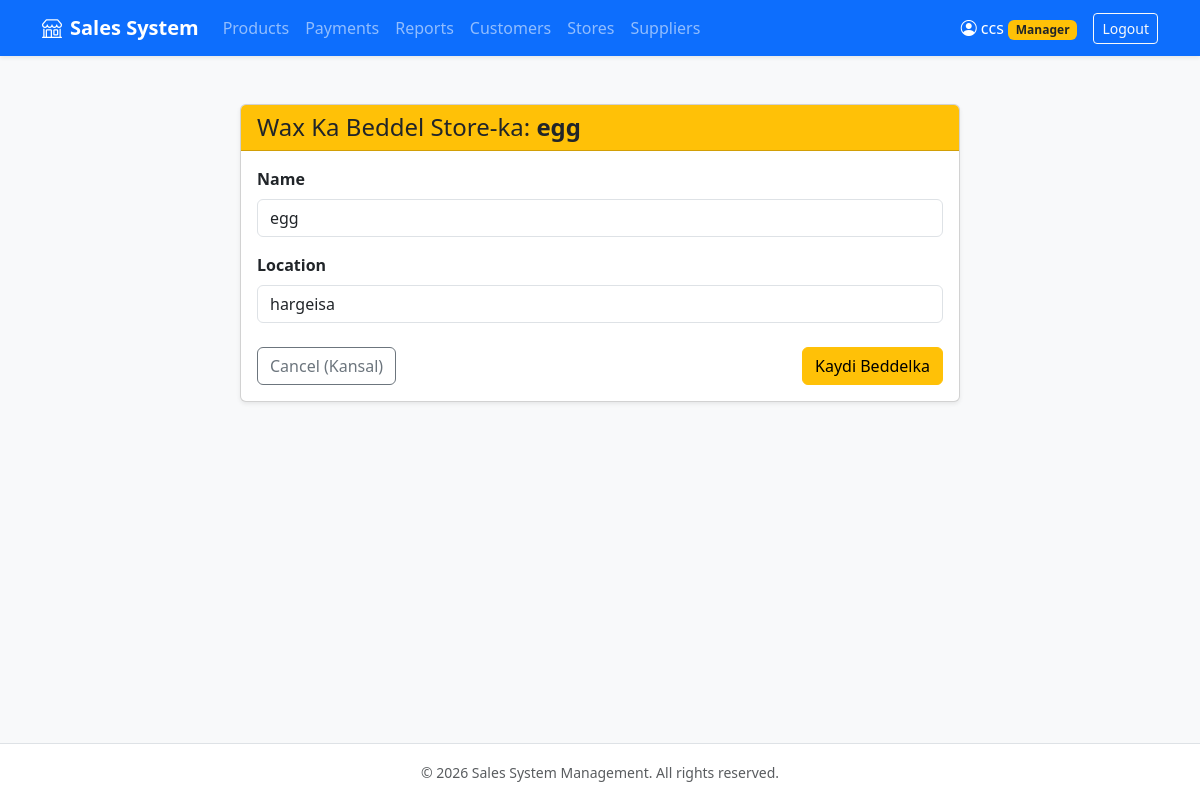
The page /store/1/edit/ (signed in) on the database its author committed.
### sales/models.py (models this page shows, shortened)
class Store(models.Model):
    name = models.CharField(max_length=100)
    location = models.CharField(max_length=200)
    created_at = models.DateTimeField(auto_now_add=True)

### sales/views.py (the view)
# urls.py: path('store/<int:pk>/edit/', views.store_update, name='store_update'),
@login_required
@user_passes_test(is_manager)
def store_update(request, pk):
    store = get_object_or_404(Store, pk=pk)
    form = StoreForm(request.POST or None, instance=store)
    if request.method == 'POST' and form.is_valid():
        form.save()
        return redirect('store_list')
    return render(request, 'sales/store_update.html', {'store': store, 'form': form})

### sales/forms.py
class StoreForm(forms.ModelForm):
    class Meta:
        model = Store
        fields = '__all__'
        widgets = {
            'name': forms.TextInput(attrs={'class': 'form-control'}),
            'location': forms.TextInput(attrs={'class': 'form-control'}),
        }

### sales/views.py (called while the page is built)
def is_manager(user):
    return user.is_authenticated and user.is_staff

### sales/templates/sales/store_update.html (shortened to what this page needs)
{% extends 'base.html' %}
{% block content %}
<div class="container mt-4">
    <div class="row justify-content-center">
        <div class="col-md-8">
            <div class="card shadow-sm">
                <div class="card-header bg-warning text-dark">
                    <h4 class="mb-0">Wax Ka Beddel Store-ka: <strong>{{ store.name }}</strong></h4>
                </div>
                <div class="card-body">
                    <form method="post" novalidate>
                        {% for field in form %}
                            <div class="mb-3">
                                <label for="{{ field.id_for_label }}" class="form-label fw-bold">
                                    {{ field.label }}
                                </label>
                                {{ field }}
                            </div>
                        {% endfor %}
                        <div class="d-flex justify-content-between mt-4">
                            <a href="{% url 'store_list' %}" class="btn btn-outline-secondary">
                                Cancel (Kansal)
                            </a>
                            <button type="submit" class="btn btn-warning">
                                Kaydi Beddelka
                            </button>
                        </div>
                    </form>
                </div>
            </div>
        </div>
    </div>
</div>
{% endblock %}

### sales/templates/sales/base.html (shortened to what this page needs)
<!DOCTYPE html>
<html lang="en">
<head>
    <link href="https://cdn.jsdelivr.net/npm/bootstrap@5.3.2/dist/css/bootstrap.min.css" rel="stylesheet">
    <link rel="stylesheet" href="https://cdn.jsdelivr.net/npm/bootstrap-icons@1.11.1/font/bootstrap-icons.css">
</head>
<body class="bg-light d-flex flex-column min-vh-100">
    <nav class="navbar navbar-expand-lg navbar-dark bg-primary shadow-sm">
        <div class="container">
            <a class="navbar-brand fw-bold" href="{% url 'customer_list' %}">
                <i class="bi bi-shop me-2"></i>Sales System
            </a>
            <div class="collapse navbar-collapse" id="navbarNav">
                <ul class="navbar-nav me-auto mb-2 mb-lg-0">
                    {% if user.is_authenticated %}
                        <li class="nav-item">
                            <a class="nav-link" href="{% url 'product_list' %}">Products</a>
                        </li>
                        <li class="nav-item">
                            <a class="nav-link" href="{% url 'payment_list' %}">Payments</a>
                        </li>
                        <li class="nav-item">
                            <a class="nav-link" href="{% url 'report_list' %}">Reports</a>
                        </li>
                        {% if user.is_staff %}
                            <li class="nav-item">
                                <a class="nav-link" href="{% url 'customer_list' %}">Customers</a>
                            </li>
                            <li class="nav-item">
                                <a class="nav-link" href="{% url 'store_list' %}">Stores</a>
                            </li>
                            <li class="nav-item">
                                <a class="nav-link" href="{% url 'supplier_list' %}">Suppliers</a>
                            </li>
                        {% endif %}
                    {% endif %}
                </ul>
                <div class="d-flex align-items-center gap-2">
                    {% if user.is_authenticated %}
                        <span class="navbar-text text-white me-2">
                            <i class="bi bi-person-circle me-1"></i>{{ user.username }}
                            {% if user.is_staff %}<span class="badge bg-warning text-dark">Manager</span>{% endif %}
                        </span>
                        <a href="{% url 'logout' %}" class="btn btn-outline-light btn-sm">Logout</a>
                    {% else %}
                        <a href="{% url 'login' %}" class="btn btn-outline-light btn-sm">Login</a>
                        <a href="{% url 'register' %}" class="btn btn-warning btn-sm fw-bold">Sign Up</a>
                    {% endif %}
                </div>
            </div>
        </div>
    </nav>
    <main class="container my-4 flex-grow-1">
        {% block content %}{% endblock %}
    </main>
    <footer class="bg-white border-top py-3 text-center text-muted">
        <div class="container">
            <small>&copy; 2026 Sales System Management. All rights reserved.</small>
        </div>
    </footer>
</body>
</html>

### rows shown on the page
Store: name "egg", form "egg" "hargeisa"

### other values the page prints
{{ user.username }} "ccs"
{{ field.label }} "Name" "Location"
